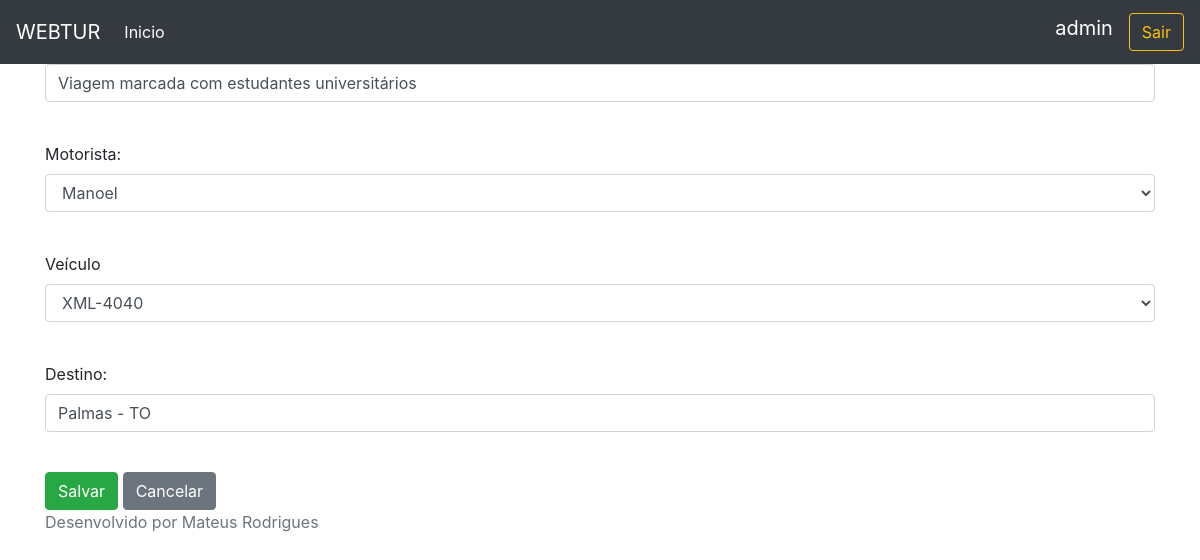
Page /atendimento/editar/3/ (signed in) on the committed database.
### website/models.py (models this page shows, shortened)
class Atendimento(models.Model):
    motorista = models.ForeignKey(Funcionario,on_delete=models.CASCADE)
    veiculo = models.ForeignKey(Veiculo,on_delete=models.CASCADE)
    data_atendimento = models.DateTimeField(auto_now_add=True)
    destino = models.CharField(max_length=255,null=False,blank=False)
    observacao = models.CharField(max_length=255,null=True,blank=True, verbose_name='observação')

### website/views.py (the view)
# urls.py: path('atendimento/editar/<int:id>/',editarAtendimento,name="editar_atendimento"),
@login_required
def editarAtendimento(request,id):
    funcionarios = Funcionario.objects.all()
    veiculos = Veiculo.objects.all()
    atendimento= Atendimento.objects.get(pk=id)
    context = {
        "atendimento":atendimento,
        "veiculos":veiculos,
        "funcionarios":funcionarios,
    }
    return render(request,'add_atendimento.html',context)

### website/templates/add_atendimento.html (shortened to what this page needs)
{% extends 'base.html' %}
{% block conteudo %}
<mat-card>
    <mat-card-header><h5 class="text-center">Dados do Atendimento</h5></mat-card-header>
</mat-card>
<form action="/atendimento/salvar" method="post">
    <div class='form-group'>
        <label>Observação:</label>
        <input  class ='form-control' id = 'observacao' name='observacao' type="text" placeholder="Observação:" value='{{atendimento.observacao}}'></input>
    </div>
    <br/>
    <div class='form-group'>
        <label for="motorista_atendimento">Motorista:</label>
        <select class= 'form-control' id = 'motorista_atendimento' name='motorista_atendimento' placeholder="Motorista:" value='{{funcionario.id}}'>
            {% for funcionario in funcionarios %}
			    <option value="{{funcionario.id}}"> {{funcionario.nome}}</option>
			{% endfor %}
        </select>
    </div>
    <br/>
    <div class='form-group'>
        <label for="veiculo_atendimento">Veículo</label>
		<select class='form-control' id= "veiculo_atendimento" name="veiculo_atendimento" placeholder="Veículo" value='{{veiculo.id}}'>
			{% for veiculo in veiculos %}
			    <option value="{{veiculo.id}}"> {{veiculo.placa}}</option>
			{% endfor %}
		</select>
    </div>
    <br/>
    <div class='form-group'>
        <label>Destino:</label>
        <input class= 'form-control' id = 'destino' name='destino' type="text" placeholder="Destino:" value='{{atendimento.destino}}' required></input>
    </div>
    <br/>
    <button type="submit" class="btn btn-success" role="button">Salvar</button>
    <a href="/atendimento" class="btn btn-secondary"> Cancelar</a>
</form>
{% endblock %}

### website/templates/base.html (shortened to what this page needs)
<!doctype html>
<html lang="en">
  <head>
    <link rel="stylesheet" href="https://maxcdn.bootstrapcdn.com/bootstrap/4.0.0/css/bootstrap.min.css">
    <link rel="stylesheet" href="https://getbootstrap.com/docs/4.0/examples/sticky-footer-navbar/sticky-footer-navbar.css" />
  </head>
  <body>
    <header>
      <nav class="navbar navbar-expand-md navbar-dark fixed-top bg-dark">
        <a class="navbar-brand" href="#">
          WEBTUR
        </a>
        <div class="collapse navbar-collapse" id="navbarCollapse">
          <ul class="navbar-nav mr-auto">
            <li class="nav-item">
              <a class="nav-link" href="/index"><font color='#fff'>Inicio</font></a>
            </li>
            </ul>
            <label class="navbar-brand">{{request.user}}</label>
	          <a class="btn btn-outline-warning my-2 my-sm-0" href="/">Sair</a>
        </div>
      </nav>
    </header>
    <main role="main" class="container">
        {% block conteudo %}
        {% endblock %}
    </main>
    <footer class="footer">
      <div class="container">
        <span class="text-muted">Desenvolvido por Mateus Rodrigues</span>
      </div>
    </footer>
  </body>
</html>

### rows in the picture
Atendimento: observacao "Viagem marcada com estudantes universitários", destino "Palmas - TO"

### other values in the picture
{{ request.user }} "admin"
form field motorista_atendimento "Manoel"
form field veiculo_atendimento "XML-4040"
